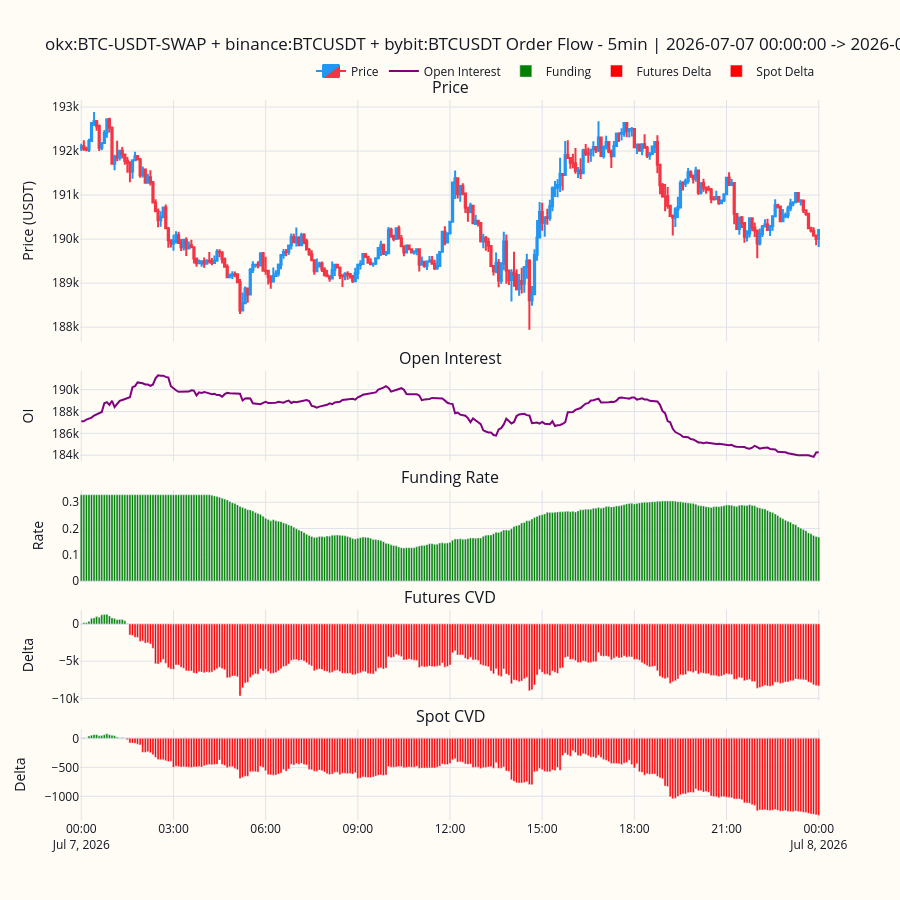

The cell this chart's notebook holds for it:
### Code cell
from orderflow import build_order_flow_chart

# Layout is inferred from the features requested in build_dataset (df.attrs["layout"]).
title = " + ".join(f"{ex}:{sym}" for ex, sym in source.items())
fig = build_order_flow_chart(df, symbol=title, timeframe=timeframe)
fig.show()

### Figure 1 — Plotly figure (JSON) as saved in the notebook; plotly's stock layout.template omitted (floating-point values rounded to 4 significant figures; data arrays with more than 128 entries replaced by an {"elided": "..."} marker saying what was removed)
{"data": [{"close": {"elided": "289 float values"}, "decreasing": {"fillcolor": "#F23645", "line": {"color": "#F23645"}}, "high": {"elided": "289 float values"}, "increasing": {"fillcolor": "#2196F3", "line": {"color": "#2196F3"}}, "low": {"elided": "289 float values"}, "name": "Price", "open": {"elided": "289 float values"}, "type": "candlestick", "x": {"elided": "289 str values"}, "xaxis": "x", "yaxis": "y"}, {"line": {"color": "purple", "width": 2}, "name": "Open Interest", "type": "scatter", "x": {"elided": "289 str values"}, "xaxis": "x2", "y": {"elided": "289 float values"}, "yaxis": "y2"}, {"marker": {"color": {"elided": "289 str values"}}, "name": "Funding", "type": "bar", "x": {"elided": "289 str values"}, "xaxis": "x3", "y": {"elided": "289 float values"}, "yaxis": "y3"}, {"marker": {"color": {"elided": "289 str values"}}, "name": "Futures Delta", "type": "bar", "x": {"elided": "289 str values"}, "xaxis": "x4", "y": {"elided": "289 float values"}, "yaxis": "y4"}, {"marker": {"color": {"elided": "289 str values"}}, "name": "Spot Delta", "type": "bar", "x": {"elided": "289 str values"}, "xaxis": "x5", "y": {"elided": "289 float values"}, "yaxis": "y5"}], "layout": {"annotations": [{"font": {"size": 16}, "showarrow": false, "text": "Price", "x": 0.5, "xanchor": "center", "xref": "paper", "y": 1, "yanchor": "bottom", "yref": "paper"}, {"font": {"size": 16}, "showarrow": false, "text": "Open Interest", "x": 0.5, "xanchor": "center", "xref": "paper", "y": 0.624, "yanchor": "bottom", "yref": "paper"}, {"font": {"size": 16}, "showarrow": false, "text": "Funding Rate", "x": 0.5, "xanchor": "center", "xref": "paper", "y": 0.458, "yanchor": "bottom", "yref": "paper"}, {"font": {"size": 16}, "showarrow": false, "text": "Futures CVD", "x": 0.5, "xanchor": "center", "xref": "paper", "y": 0.292, "yanchor": "bottom", "yref": "paper"}, {"font": {"size": 16}, "showarrow": false, "text": "Spot CVD", "x": 0.5, "xanchor": "center", "xref": "paper", "y": 0.126, "yanchor": "bottom", "yref": "paper"}], "font": {"color": "#131722"}, "height": 900, "legend": {"orientation": "h", "x": 1, "xanchor": "right", "y": 1.02, "yanchor": "bottom"}, "paper_bgcolor": "#FFFBF5", "plot_bgcolor": "#FFFBF5", "showlegend": true, "title": {"text": "okx:BTC-USDT-SWAP + binance:BTCUSDT + bybit:BTCUSDT Order Flow - 5min | 2026-07-07 00:00:00 -> 2026-07-08 00:00:00"}, "xaxis": {"anchor": "y", "domain": [0, 1], "gridcolor": "#E0E3EB", "matches": "x5", "rangeslider": {"visible": false}, "showticklabels": false, "zerolinecolor": "#E0E3EB"}, "xaxis2": {"anchor": "y2", "domain": [0, 1], "gridcolor": "#E0E3EB", "matches": "x5", "showticklabels": false, "zerolinecolor": "#E0E3EB"}, "xaxis3": {"anchor": "y3", "domain": [0, 1], "gridcolor": "#E0E3EB", "matches": "x5", "showticklabels": false, "zerolinecolor": "#E0E3EB"}, "xaxis4": {"anchor": "y4", "domain": [0, 1], "gridcolor": "#E0E3EB", "matches": "x5", "showticklabels": false, "zerolinecolor": "#E0E3EB"}, "xaxis5": {"anchor": "y5", "domain": [0, 1], "gridcolor": "#E0E3EB", "showticklabels": true, "zerolinecolor": "#E0E3EB"}, "yaxis": {"anchor": "x", "domain": [0.664, 1], "gridcolor": "#E0E3EB", "title": {"text": "Price (USDT)"}, "zerolinecolor": "#E0E3EB"}, "yaxis2": {"anchor": "x2", "domain": [0.498, 0.624], "gridcolor": "#E0E3EB", "title": {"text": "OI"}, "zerolinecolor": "#E0E3EB"}, "yaxis3": {"anchor": "x3", "domain": [0.332, 0.458], "gridcolor": "#E0E3EB", "title": {"text": "Rate"}, "zerolinecolor": "#E0E3EB"}, "yaxis4": {"anchor": "x4", "domain": [0.166, 0.292], "gridcolor": "#E0E3EB", "title": {"text": "Delta"}, "zerolinecolor": "#E0E3EB"}, "yaxis5": {"anchor": "x5", "domain": [0, 0.126], "gridcolor": "#E0E3EB", "title": {"text": "Delta"}, "zerolinecolor": "#E0E3EB"}}}
